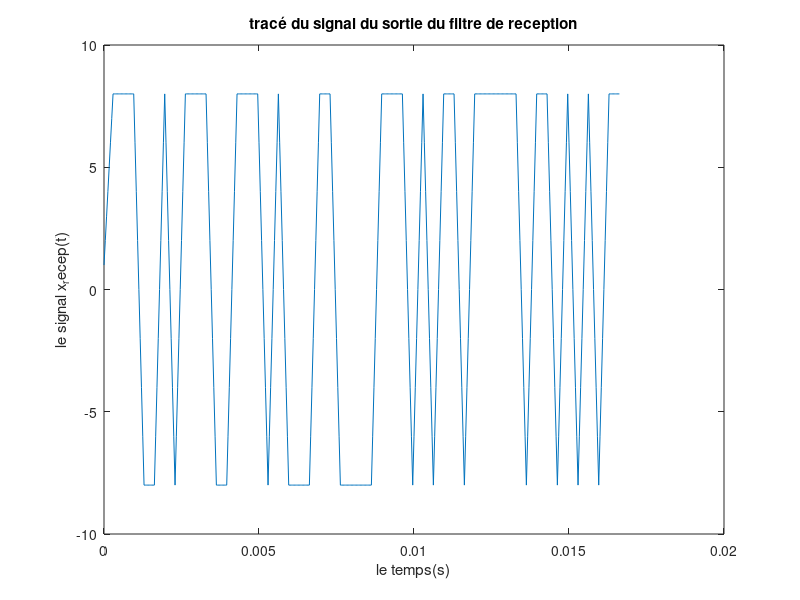
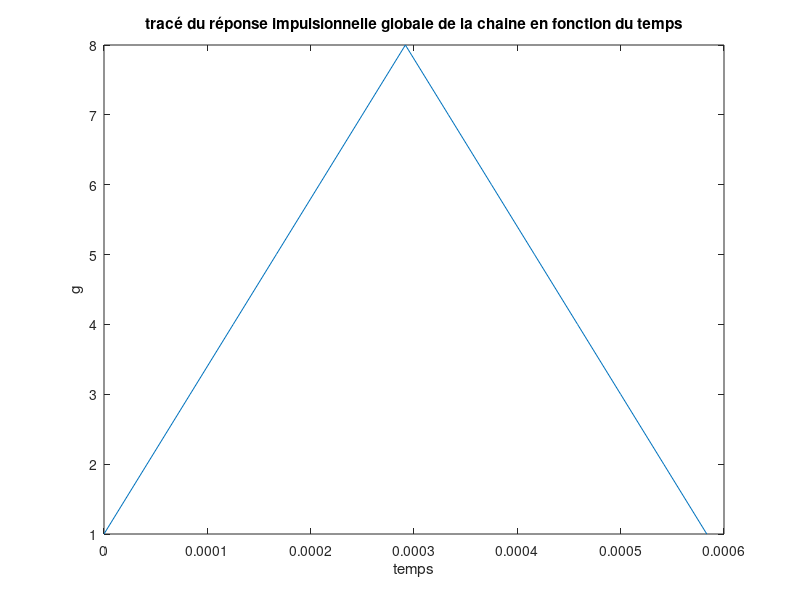
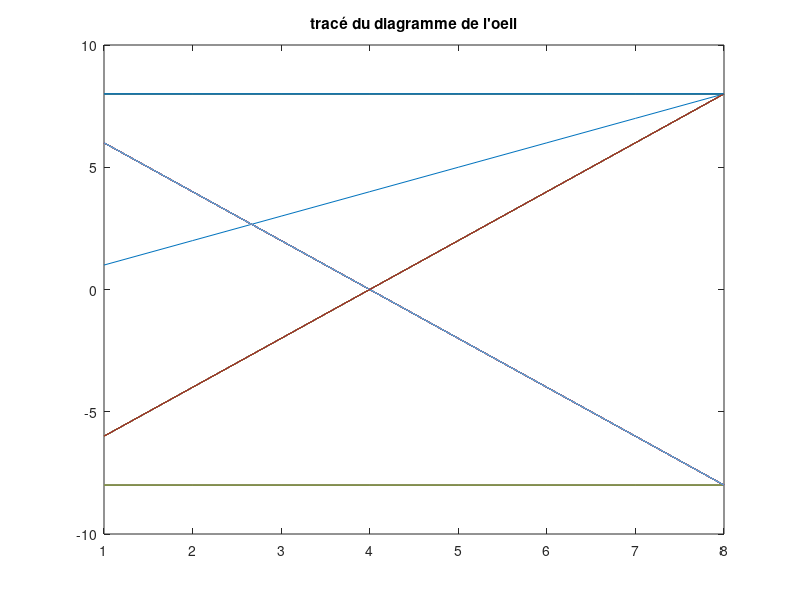
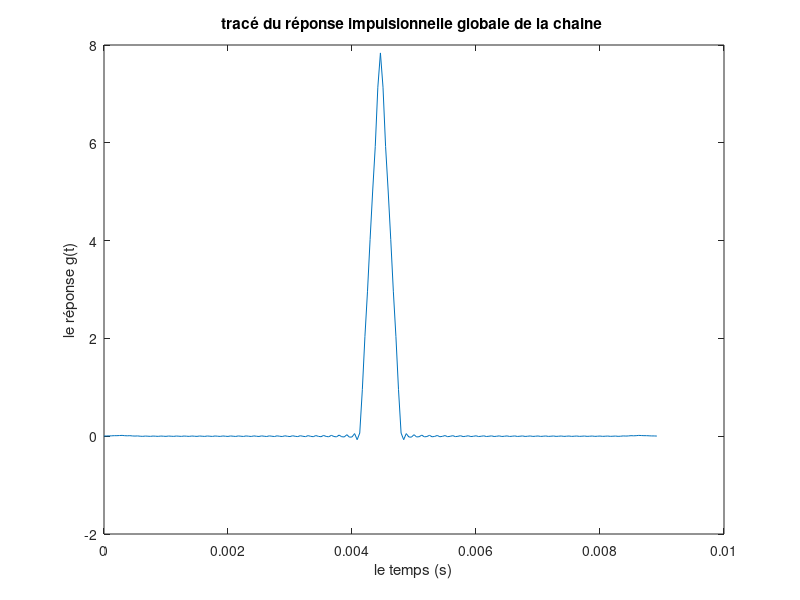

MATLAB code for these plots, in order:

%-----------
% Partie 3 
%-----------


clear;
close all ;

nb_bits=50;  %nombre de bits à transmettre
Fe=24000;   %la fréquence d'échantillonnage
Te=1/Fe;   %la durée d'échantillonnage
Rb=3000;   %le débit binaire
Tb=1/Rb;  %la durée d'un bit
Nb=Fe/Rb;  %le nombre de bits par symbole

%--------------------------------
% Etude sans canal de propagation
%--------------------------------

     %------------
     % Modulation
     %------------

M=2; %nombre de symbole
Rs=Rb/log2(M); %le de sans canal de propagationébit symbole
Ns=Fe/Rs; %le nombre d'échantillons par symbole
N_symb=nb_bits/log2(M); %le nombre de symboles à transmettre

bits=randi([0,1],1,nb_bits); %Génération d'une séquence binaire aléatoire de longueur nb_bits

%Mapping
symb=bits;
symb(find(symb==0))=-1; %les 0 sont modulés en -1 et les 1 sont modulés en +1

impulsions=[1 zeros(1,Ns-1)]; % impulsion de forme rectangulaire de durée Ns
A=kron(symb,impulsions); %Concaténer les impulsions pour former une séquence d'impulsions
h=ones(1,Ns);
x=filter(h,1,A); %application du filtre passe-bas pour limiter la bande passante du signal modulé


     %------------
     % Canal de propagation
     %------------

r=x;

     %------------
     % demodulation
     %------------


%%filtre de reception
z=filter(h,1,r);

%tracé du signal z
T=0:Te:(N_symb*Ns-1)*Te;
figure(1);
plot(T,z);
xlabel("le temps(s)");
ylabel("le signal x_recep(t)");
title("tracé du signal du sortie du filtre de reception");

%tracé du réponse impulsionnelle globale de la chaine 
g=conv(h,h);
T_g=0:Te:(length(g)-1)*Te;
figure(2);
plot(T_g,g);
xlabel("temps");
ylabel("g");
title("tracé du réponse impulsionnelle globale de la chaine en fonction du temps");

%Determination de n0
t0=Tb;
n0=t0*Fe;   % Ts=1/Rb et Ns=Fe/Rb=Fe*Ts       et t0 --> Ts donc n0 --> Ns

% trace du diagramme de l'oeil en sortie du filtre de reception
figure (3);
plot(reshape(z,Ns,length(z)/Ns));
title("tracé du diagramme de l'oeil");

% retrouver les symboles

  %Echantilloneur
T_echant=n0:Ns:(n0+nb_bits*Ns)-1; 
z_echant=z(T_echant);
  %Decisions
decision=z_echant>0;
erreur =length(find(decision~=bits));
teb_1 = erreur/length(bits);

%MODIFICATION DE n0
n0=3;

% retrouver les symboles

  %Echantilloneur
T_echant=n0:Ns:(n0+nb_bits*Ns)-1;  
z_echant=z(T_echant);
  %Decisions
decision=z_echant>0;
erreur =length(find(decision~=bits));
teb_2 = erreur/length(bits);



%-------------------------------------------
% Etude avec canal de propagation sans bruit
%-------------------------------------------



%Trace de la reponse impulsionnelle globale de la chaine de transmission

fc=8000;
ordre=201;
T1=linspace(-(ordre-1)/2,(ordre-1)/2,ordre);
h_bas=2*(fc/Fe)*sinc(2*(fc/Fe)*T1);

g=conv(conv(h,h),h_bas);
T1=0:Te:(length(g)-1)*Te;
figure(4);
plot(T1,g);
xlabel("le temps (s)");
ylabel("le réponse g(t)");
title("tracé du réponse impulsionnelle globale de la chaine ");

%Trace du diagramme de l'oeil a la sortie du filtre de reception
Deph=floor((ordre-1)/2);
x2 = zeros(1,length(x)+Deph);
x2(1:length(x))=x;
r=filter(h_bas,1,x2);
r=r(Deph+1:end);
z=filter(h,1,r);
figure(20);
plot(z)
figure (5);
plot(reshape(z,Ns,length(z)/Ns));
title("tracé du diagramme de l'oeil");

%Trace des réponse en frequence 
frequence1=linspace(-Fe/2,Fe/2,1024);
Hr=fft(h,length(frequence1));
Hc=fft(h_bas,length(frequence1));
H=fft(h,length(frequence1));
figure(6);
semilogy(frequence1,fftshift(abs(H.*Hr)));
hold on
semilogy(frequence1, fftshift(abs(Hc)));
xlabel("L'échelle fréquentielle  en Hz");
legend('abs(H.*Hr)', 'abs(Hc)');
title("Trace des réponse en frequence");

%TEB
t0=Tb;
n0=t0*Fe;   % Ts=1/Rb et Ns=Fe/Rb=Fe*Ts       et t0 --> Ts donc n0 --> Ns

% retrouver les symboles

  %Echantilloneur
T_echant=n0:Ns:(n0+nb_bits*Ns)-1;  
z_echant=z(T_echant);
  %Decisions
decision=z_echant>0;
erreur =length(find(decision~=bits));
teb_3 = erreur/length(bits);
